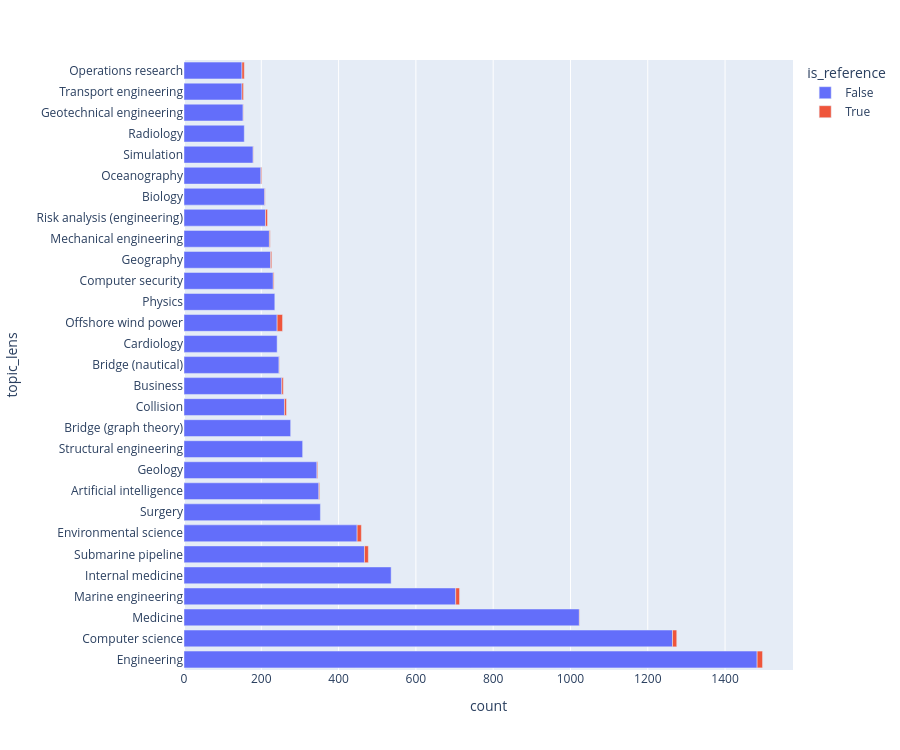

Notebook source saved alongside this figure:
### Code cell
plot_histogram(df_recent,"topic_lens",seperator=";",min_count_to_keep=150,height=750)

### Figure 1 — Plotly figure (JSON) as saved in the notebook; plotly's stock layout.template omitted (floating-point values rounded to 4 significant figures)
{"data": [{"hovertemplate": "is_reference=False<br>count=%{x}<br>topic_lens=%{y}<extra></extra>", "legendgroup": "False", "marker": {"color": "#636efa", "pattern": {"shape": ""}}, "name": "False", "orientation": "h", "showlegend": true, "textposition": "auto", "type": "bar", "x": [1483, 1264, 1023, 703, 536, 467, 448, 353, 349, 344, 307, 276, 260, 253, 246, 241, 241, 235, 231, 224, 221, 211, 209, 199, 179, 156, 153, 150, 150], "xaxis": "x", "y": ["Engineering", "Computer science", "Medicine", "Marine engineering", "Internal medicine", "Submarine pipeline", "Environmental science", "Surgery", "Artificial intelligence", "Geology", "Structural engineering", "Bridge (graph theory)", "Collision", "Business", "Bridge (nautical)", "Cardiology", "Offshore wind power", "Physics", "Computer security", "Geography", "Mechanical engineering", "Risk analysis (engineering)", "Biology", "Oceanography", "Simulation", "Radiology", "Geotechnical engineering", "Transport engineering", "Operations research"], "yaxis": "y"}, {"hovertemplate": "is_reference=True<br>count=%{x}<br>topic_lens=%{y}<extra></extra>", "legendgroup": "True", "marker": {"color": "#EF553B", "pattern": {"shape": ""}}, "name": "True", "orientation": "h", "showlegend": true, "textposition": "auto", "type": "bar", "x": [14, 14, 11, 11, 10, 10, 6, 5, 5, 4, 4, 3, 2, 2, 2, 2, 2, 1, 1, 1, 1, 1], "xaxis": "x", "y": ["Engineering", "Offshore wind power", "Environmental science", "Computer science", "Submarine pipeline", "Marine engineering", "Operations research", "Risk analysis (engineering)", "Collision", "Business", "Transport engineering", "Geography", "Artificial intelligence", "Computer security", "Geology", "Oceanography", "Mechanical engineering", "Medicine", "Bridge (nautical)", "Geotechnical engineering", "Biology", "Simulation"], "yaxis": "y"}], "layout": {"barmode": "relative", "height": 750, "legend": {"title": {"text": "is_reference"}, "tracegroupgap": 0}, "margin": {"t": 60}, "xaxis": {"anchor": "y", "domain": [0, 1], "title": {"text": "count"}}, "yaxis": {"anchor": "x", "domain": [0, 1], "title": {"text": "topic_lens"}}}}
